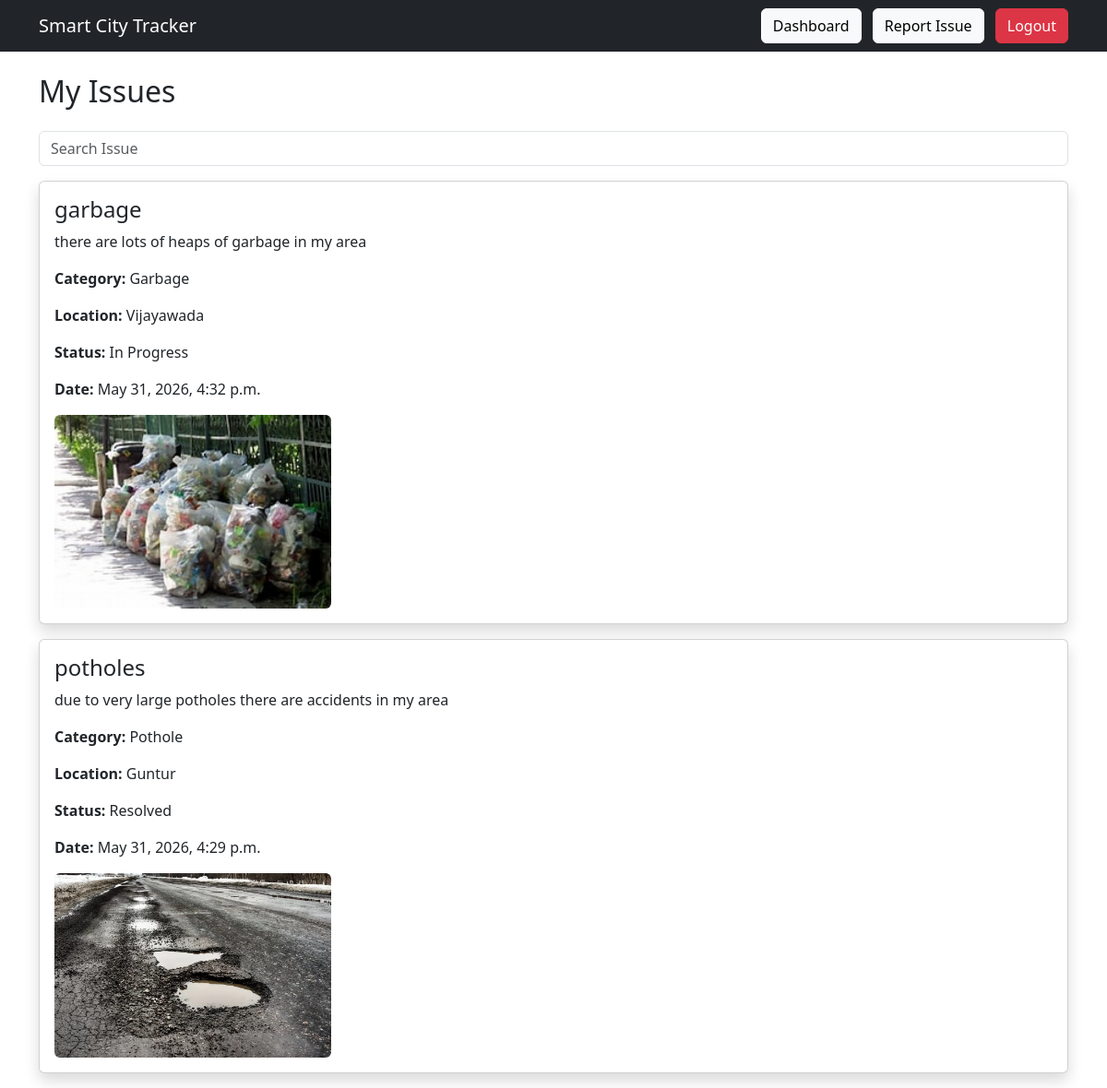
Page /myissues/ (signed in) on the committed database.
### tracker/models.py (models this page shows)
class Issue(models.Model):
    CATEGORY_CHOICES = [
        ('Pothole', 'Pothole'),
        ('Garbage', 'Garbage'),
        ('Street Light', 'Street Light'),
        ('Water Leakage', 'Water Leakage'),
    ]
    STATUS_CHOICES = [
        ('Pending', 'Pending'),
        ('In Progress', 'In Progress'),
        ('Resolved', 'Resolved'),
    ]
    user = models.ForeignKey(User, on_delete=models.CASCADE)
    title = models.CharField(max_length=100)
    category = models.CharField(
        max_length=50,
        choices=CATEGORY_CHOICES
    )
    description = models.TextField()
    location = models.CharField(max_length=200)
    image = models.ImageField(
        upload_to='issues/',
        blank=True,
        null=True
    )
    status = models.CharField(
        max_length=20,
        choices=STATUS_CHOICES,
        default='Pending'
    )
    created_at = models.DateTimeField(
        auto_now_add=True
    )

### tracker/views.py (the view)
@login_required
def my_issues(request):
    query = request.GET.get('q')
    issues = Issue.objects.filter(
        user=request.user
    ).order_by('-created_at')
    if query:
        issues = issues.filter(
            title__icontains=query
        )
    return render(
        request,
        'my_issues.html',
        {'issues': issues}
    )

### tracker/templates/my_issues.html (shortened to what this page needs)
<!DOCTYPE html>
<html lang="en">
<head>
</head>
<body>
{% extends 'base.html' %}
{% block content %}
<h2 class="mb-4">
    My Issues
</h2>
<form method="GET" class="mb-3">
    <input
        type="text"
        name="q"
        class="form-control"
        placeholder="Search Issue">
</form>
{% for issue in issues %}
<div class="card mb-3 shadow">
    <div class="card-body">
        <h4>
            {{ issue.title }}
        </h4>
        <p>
            {{ issue.description }}
        </p>
        <p>
            <b>Category:</b>
            {{ issue.category }}
        </p>
        <p>
            <b>Location:</b>
            {{ issue.location }}
        </p>
        <p>
            <b>Status:</b>
            {{ issue.status }}
        </p>
        <p>
            <b>Date:</b>
            {{ issue.created_at }}
        </p>
        {% if issue.image %}
        <img
            src="{{ issue.image.url }}"
            width="300"
            class="img-fluid rounded">
        {% endif %}
    </div>
</div>
{% empty %}
<div class="alert alert-info">
    No issues reported yet.
</div>
{% endfor %}
{% endblock %}

### rows in the picture
Issue: title "garbage", description "there are lots of heaps of garbage in my area", category "Garbage", location "Vijayawada", status "In Progress", created_at "May 31, 2026, 4:32 p.m.", image (picture)
Issue: title "potholes", description "due to very large potholes there are accidents in my area", category "Pothole", location "Guntur", status "Resolved", created_at "May 31, 2026, 4:29 p.m.", image (picture)
